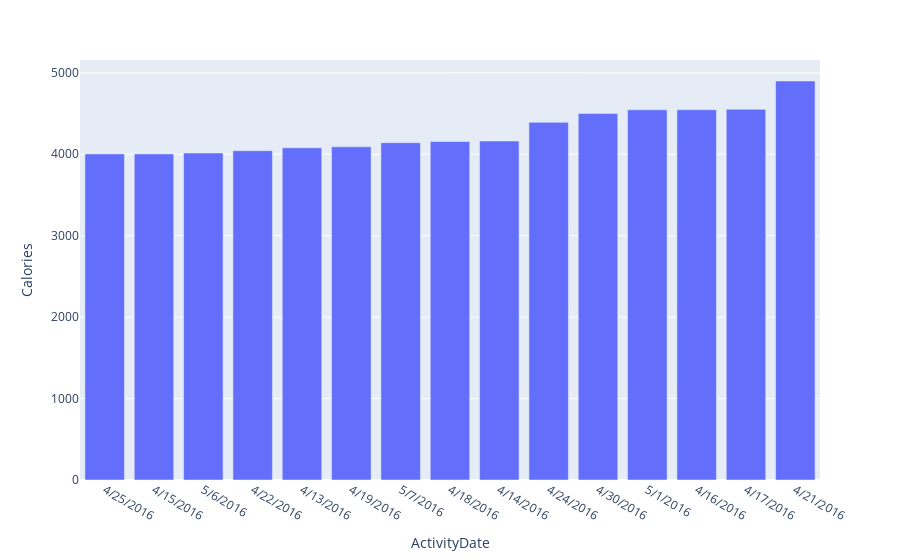

The notebook cell this image was saved under:
### Code cell
px.bar(df_maxdist, x = 'ActivityDate', y = 'Calories')

### Figure 1 — Plotly figure (JSON) as saved in the notebook; plotly's stock layout.template omitted (floating-point values rounded to 4 significant figures)
{"data": [{"alignmentgroup": "True", "hovertemplate": "ActivityDate=%{x}<br>Calories=%{y}<extra></extra>", "legendgroup": "", "marker": {"color": "#636efa", "pattern": {"shape": ""}}, "name": "", "offsetgroup": "", "orientation": "v", "showlegend": false, "textposition": "auto", "type": "bar", "x": ["4/25/2016", "4/15/2016", "5/6/2016", "4/22/2016", "4/13/2016", "4/19/2016", "5/7/2016", "4/18/2016", "4/14/2016", "4/24/2016", "4/30/2016", "5/1/2016", "4/16/2016", "4/17/2016", "4/21/2016"], "xaxis": "x", "y": [4005, 4005, 4015, 4044, 4079, 4092, 4142, 4157, 4163, 4392, 4501, 4546, 4547, 4552, 4900], "yaxis": "y"}], "layout": {"barmode": "relative", "legend": {"tracegroupgap": 0}, "margin": {"t": 60}, "xaxis": {"anchor": "y", "domain": [0, 1], "title": {"text": "ActivityDate"}}, "yaxis": {"anchor": "x", "domain": [0, 1], "title": {"text": "Calories"}}}}
